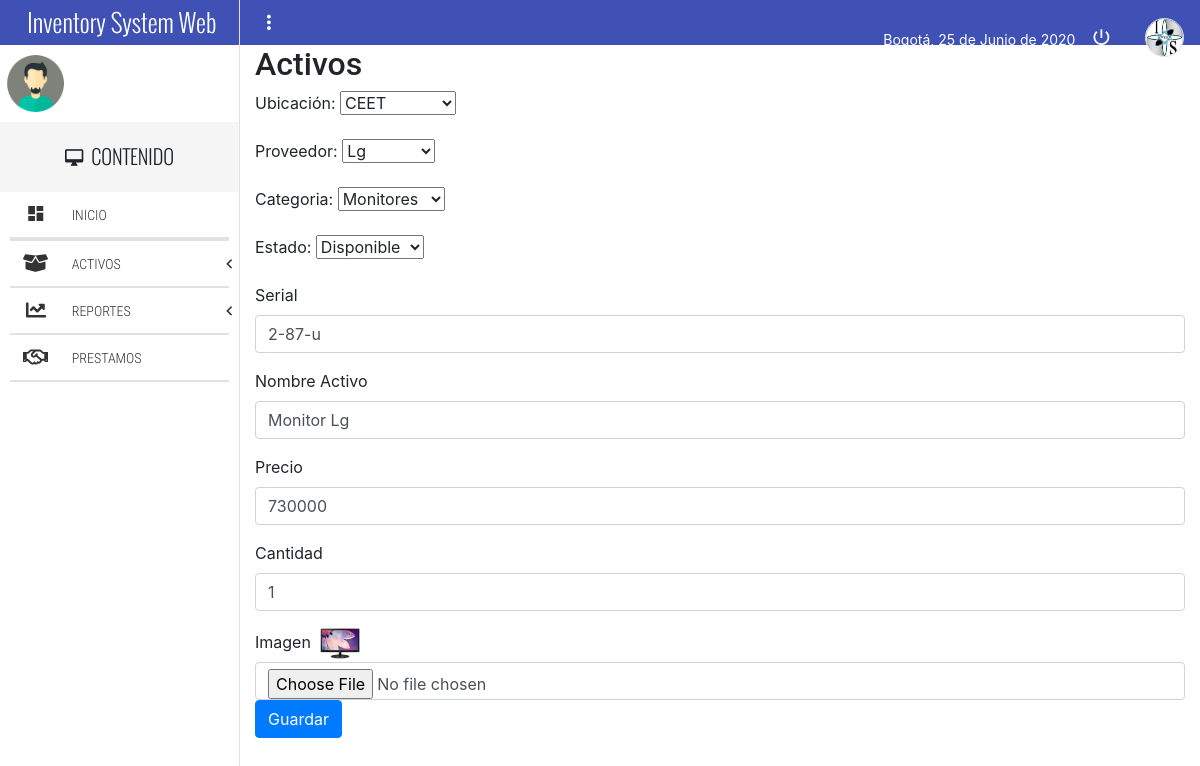
The app's page /index2.php?c=Activos&a=modificar&id=5 with its own data.
### tables this page shows
CREATE TABLE `activos` (
  `idActivo` int(1) NOT NULL AUTO_INCREMENT,
  `Nserial` varchar(250) NOT NULL,
  `Sede_idSede` int(11) NOT NULL,
  `Proveedor_idProveedor` int(11) NOT NULL,
  `Categoria_idcategoria` int(11) NOT NULL,
  `Estado_idEstado` int(11) NOT NULL,
  `NombreActivo` varchar(250) DEFAULT NULL,
  `Precio` float DEFAULT NULL,
  `Cantidad` int(11) DEFAULT NULL,
  `Imagen` text,
  `Fecha_registro` date NOT NULL,
  `Ambiente` int(11) NOT NULL,
  PRIMARY KEY (`idActivo`),
  KEY `Activos_FKIndex2` (`Estado_idEstado`),
  KEY `Activos_FKIndex3` (`Categoria_idcategoria`),
  KEY `Activos_FKIndex4` (`Proveedor_idProveedor`),
  KEY `Activos_FKIndex5` (`Sede_idSede`),
  CONSTRAINT `activos_ibfk_1` FOREIGN KEY (`Proveedor_idProveedor`) REFERENCES `proveedor` (`idProveedor`),
  CONSTRAINT `activos_ibfk_2` FOREIGN KEY (`Categoria_idcategoria`) REFERENCES `categoria` (`idcategoria`),
  CONSTRAINT `activos_ibfk_3` FOREIGN KEY (`Estado_idEstado`) REFERENCES `estado` (`idEstado`)
);

CREATE TABLE `sede` (
  `idSede` int(11) NOT NULL AUTO_INCREMENT,
  `NombreSede` varchar(250) DEFAULT NULL,
  `Dirección` varchar(250) DEFAULT NULL,
  `Ciudad` varchar(250) DEFAULT NULL,
  PRIMARY KEY (`idSede`)
);

CREATE TABLE `proveedor` (
  `idProveedor` int(11) NOT NULL AUTO_INCREMENT,
  `NombreProveedor` varchar(250) DEFAULT NULL,
  `Telefono` varchar(250) DEFAULT NULL,
  `Dirección` varchar(250) DEFAULT NULL,
  PRIMARY KEY (`idProveedor`)
);

CREATE TABLE `categoria` (
  `idcategoria` int(11) NOT NULL AUTO_INCREMENT,
  `Nombrecategoria` varchar(250) DEFAULT NULL,
  PRIMARY KEY (`idcategoria`)
);

CREATE TABLE `estado` (
  `idEstado` int(11) NOT NULL AUTO_INCREMENT,
  `NombreEstado` varchar(250) DEFAULT NULL,
  PRIMARY KEY (`idEstado`)
);

### controllers/Activos.php (called while the page is built, shortened)
<?php
    class ActivosController {
        public function __construct(){
			require_once "models/ActivosModel.php";
        }
        public function modificar($id){
			$activos = new Activos_model();
			$data["idActivo"] = $id;
			$data["activos"] = $activos->get_activo($id);
			$data["titulo"] = "Activos";
			require_once "views/activos/activos_modifica.php";
        }
    }
?>

### config/database.php (called while the page is built)
<?php
	class Conectar {
		public static function conexion(){
			$conexion = new mysqli("us-cdbr-east-05.cleardb.net", "b99c4da36713e8", "362d39c9", "heroku_1f5ff059f1d7813");
			return $conexion;
		}
	}
?>

### models/ActivosModel.php (called while the page is built, shortened)
<?php
    class Activos_model
    {
        private $db;
        public function __construct(){
            $this->db = Conectar::conexion();
        }
        public function get_activo($id)
        {
            $sql = "SELECT idActivo,Nserial,Sede_idSede,Proveedor_idProveedor,Categoria_idcategoria,Estado_idEstado,NombreSede,NombreProveedor,NombreCategoria,NombreEstado,NombreActivo,Precio,Cantidad,Imagen FROM activos INNER JOIN sede ON Sede_idSede = idSede INNER JOIN proveedor ON Proveedor_idProveedor = idProveedor INNER JOIN categoria ON Categoria_idcategoria = idcategoria INNER JOIN estado ON Estado_idEstado = idEstado WHERE idActivo = '$id' LIMIT 1";
            $resultado = $this->db->query($sql);
            $row = $resultado->fetch_assoc();
			return $row;
        }
    }
?>

### views/activos/activos_modifica.php (the view, shortened to what this page needs)
<!DOCTYPE html>
<html lang="es">
	<head>
		<link rel="stylesheet" type="text/css" href="estilodelistas.css">
		<?php include 'scripts.php'; ?>
		<link rel="stylesheet" href="assets/css/bootstrap.min.css">
	</head>
	<body>
		<div class="full-width navBar">
			<?php include 'barraprincipal.php';  ?>
		</div>
		<section class="full-width navLateral">
			<div class="full-width navLateral-bg btn-menu"></div>
			<?php include 'barralateral.php';  ?>
		</section>
		<section class="full-width pageContent">
			<div class="container">
				<h2><?php echo $data["titulo"]; ?></h2>
				<form id="nuevo" name="nuevo" method="POST" action="index2.php?c=Activos&a=actualizar" autocomplete="off" enctype="multipart/form-data">
					<div class="form-group">
					<label for="serial">Ubicación: </label>
					<select class="selecto" name="Sede_idSede" id="sede" >
						<option value="<?php echo $data["activos"]["Sede_idSede"]; ?>"selected><?php echo $data["activos"]["NombreSede"];?></option>
					</select>
					</div>
					<div class="form-group">
					<label for="serial">Proveedor: </label>
					<select class="selecto" name="Proveedor_idProveedor" id="Proveedor_idProveedor">
					<option value="<?php echo$data["activos"]["Proveedor_idProveedor"]; ?>"selected><?php echo $data["activos"]["NombreProveedor"];?></option>
					</select>
					</div>
					<div class="form-group">
					<label for="serial">Categoria: </label>
					<select class="selecto" name="Categoria_idcategoria" id="Categoria_idcategoria">
					<option value="<?php echo $data["activos"]["Categoria_idcategoria"]; ?>"selected><?php echo $data["activos"]["NombreCategoria"];?></option>
					</select>
					</div>
					<div class="form-group">
					<label for="serial">Estado: </label>
					<select class="selecto" name="Estado_idEstado" id="Estado_idEstado">
					<option value="<?php echo $data["activos"]["Estado_idEstado"]; ?>"selected><?php echo $data["activos"]["NombreEstado"];?></option>
					</select>
					</div>
                    <div class="form-group">
						<label for="serial">Serial</label>
						<input type="text" class="form-control" id="Nserial" name="Nserial"  value="<?php echo $data["activos"]["Nserial"]?>" />
					</div>
					<div class="form-group">
						<label for="nombre">Nombre Activo</label>
						<input type="text" class="form-control" id="NombreActivo" name="NombreActivo" value="<?php echo $data["activos"]["NombreActivo"]?>" />
					</div>
					<div class="form-group">
						<label for="precio">Precio</label>
						<input type="text" class="form-control" id="Precio" name="Precio" value="<?php echo $data["activos"]["Precio"]?>" />
					</div>
					<div class="form-group">
						<label for="cantidad">Cantidad</label>
						<input type="text" class="form-control" id="Cantidad" name="Cantidad" value="<?php echo $data["activos"]["Cantidad"]?>" />
					</div>
                    <div class="">
                        <label>Imagen</label>
                        <img src="../uploads/<?php echo $data["activos"]["Imagen"]?>"/>
                        <input type="file" class="form-control" id="imagen" name="imagen" />
                    </div>
					<button id="guardar" name="guardar" type="submit" class="btn btn-primary">Guardar</button>
				</form>
			</div>
		</section>
	</body>
</html>

### estilodelistas.css (style rules this page uses)
img { width: 50px; }
.selecto option:first-child { display: none; }

### css/main.css (style rules this page uses)
html, body { width: 100%; height: 100%; margin: 0; padding: 0; font-size: 16px; font-family: "RobotoRegular"; position: relative; background-color: #fff; }
.full-width { margin: 0; padding: 0; width: 100%; box-sizing: border-box; }
.navBar { background-color: #3F51B5; height: 45px; position: absolute; top: 0; left: 0; z-index: 79; color: #fff; }
.navLateral, .pageContent, .navLateral-body, .navLateral-bg { position: absolute; top: 0; height: 100%; }
.navLateral { left: 0; width: 20%; z-index: 80; border-right: 1px solid #E1E1E1; transition: all .3s ease-in-out; }
.pageContent { padding-top: 45px; right: 0; width: 80%; z-index: 77; background-color: #fff; transition: all .3s ease-in-out; }

### records on screen
activos: Sede_idSede "CEET", Proveedor_idProveedor "Lg", Categoria_idcategoria "Monitores", Estado_idEstado "Disponible", Nserial "2-87-u", NombreActivo "Monitor Lg", Precio "730000", Cantidad "1", Imagen (picture)

### other values on screen
fechaC() "25 de Junio de 2020"
$data["titulo"] "Activos"
